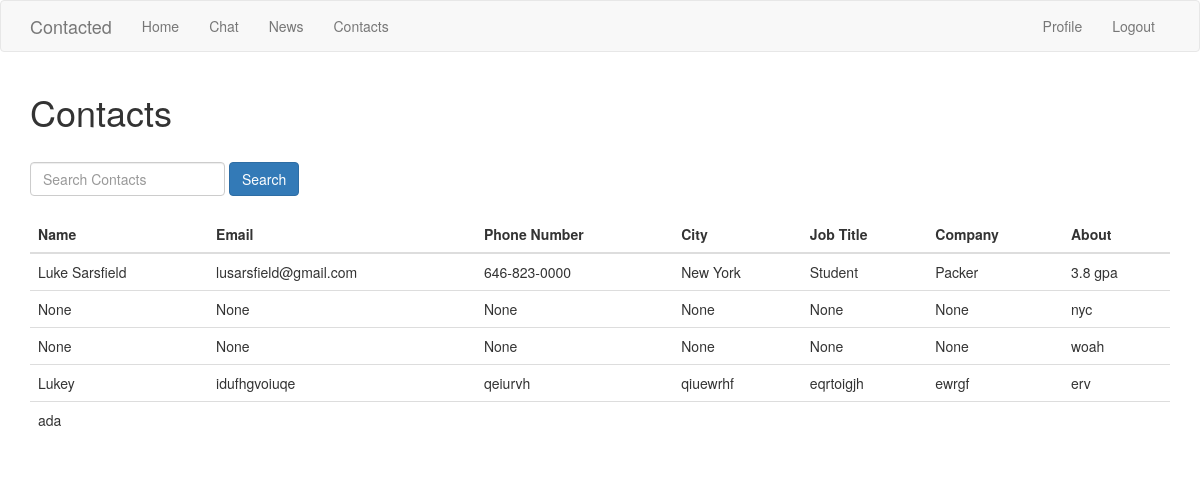
Screenshot of /contacts (signed in) with the database file from the repository.
### app/models.py (models this page shows, shortened)
class User(UserMixin, db.Model):
    id = db.Column(db.Integer, primary_key=True)
    username = db.Column(db.String(64), index=True, unique=True)
    email = db.Column(db.String(120), index=True, unique=True)
    password_hash = db.Column(db.String(128))
    posts = db.relationship('Post', backref='author', lazy='dynamic')
    fullname_me = db.Column(db.String(140))
    email_me = db.Column(db.String(140))
    phonenumber_me = db.Column(db.String(140))
    city_me = db.Column(db.String(140))
    jobtitle_me = db.Column(db.String(140))
    company_me = db.Column(db.String(140))
    about_me = db.Column(db.String(140))
    last_seen = db.Column(db.DateTime, default=datetime.utcnow)
    followed = db.relationship(
        'User', secondary=followers,
        primaryjoin=(followers.c.follower_id == id),
        secondaryjoin=(followers.c.followed_id == id),
        backref=db.backref('followers', lazy='dynamic'), lazy='dynamic')

### app/routes.py (the view)
@app.route('/contacts', methods=['GET', 'POST'])
@login_required
def contacts():
    users = User.query.all()
    return render_template('contacts.html', users=users)

### app/models.py (called while the page is built)
@login.user_loader
def load_user(id):
    return User.query.get(int(id))

### app/routes.py (called while the page is built)
@app.before_request
def before_request():
    if current_user.is_authenticated:
        current_user.last_seen = datetime.utcnow()
        db.session.commit()

### app/templates/contacts.html (shortened to what this page needs)
{% extends "base.html" %}
{% block content %}
  <div class="container">
    <h1>Contacts</h1>
    <br>
    <form class="form-inline mb-3">
      <div class="form-group">
        <input type="text" class="form-control" id="search-input" placeholder="Search Contacts">
      </div>
      <button type="button" class="btn btn-primary" id="search-button">Search</button>
    </form>
    <br>
    <table class="table">
      <thead>
        <tr>
          <th>Name</th>
          <th>Email</th>
          <th>Phone Number</th>
          <th>City</th>
          <th>Job Title</th>
          <th>Company</th>
          <th>About</th>
        </tr>
      </thead>
      <tbody>
        {% for user in users %}
        <tr>
          <td>{{ user.fullname_me }}</td>
          <td>{{ user.email_me }}</td>
          <td>{{ user.phonenumber_me }}</td>
          <td>{{ user.city_me }}</td>
          <td>{{ user.jobtitle_me }}</td>
          <td>{{ user.company_me }}</td>
          <td>{{ user.about_me }}</td>
        </tr>
        {% endfor %}
      </tbody>
    </table>
  </div>
{% endblock %}

### rows the page displays
User: fullname_me "Luke Sarsfield", email_me "lusarsfield@gmail.com", phonenumber_me "646-823-0000", city_me "New York", jobtitle_me "Student", company_me "Packer", about_me "3.8 gpa"
User: fullname_me "None", email_me "None", phonenumber_me "None", city_me "None", jobtitle_me "None", company_me "None", about_me "nyc"
User: fullname_me "None", email_me "None", phonenumber_me "None", city_me "None", jobtitle_me "None", company_me "None", about_me "woah"
User: fullname_me "Lukey", email_me "idufhgvoiuqe", phonenumber_me "qeiurvh", city_me "qiuewrhf", jobtitle_me "eqrtoigjh", company_me "ewrgf", about_me "erv"
User: fullname_me "ada"
